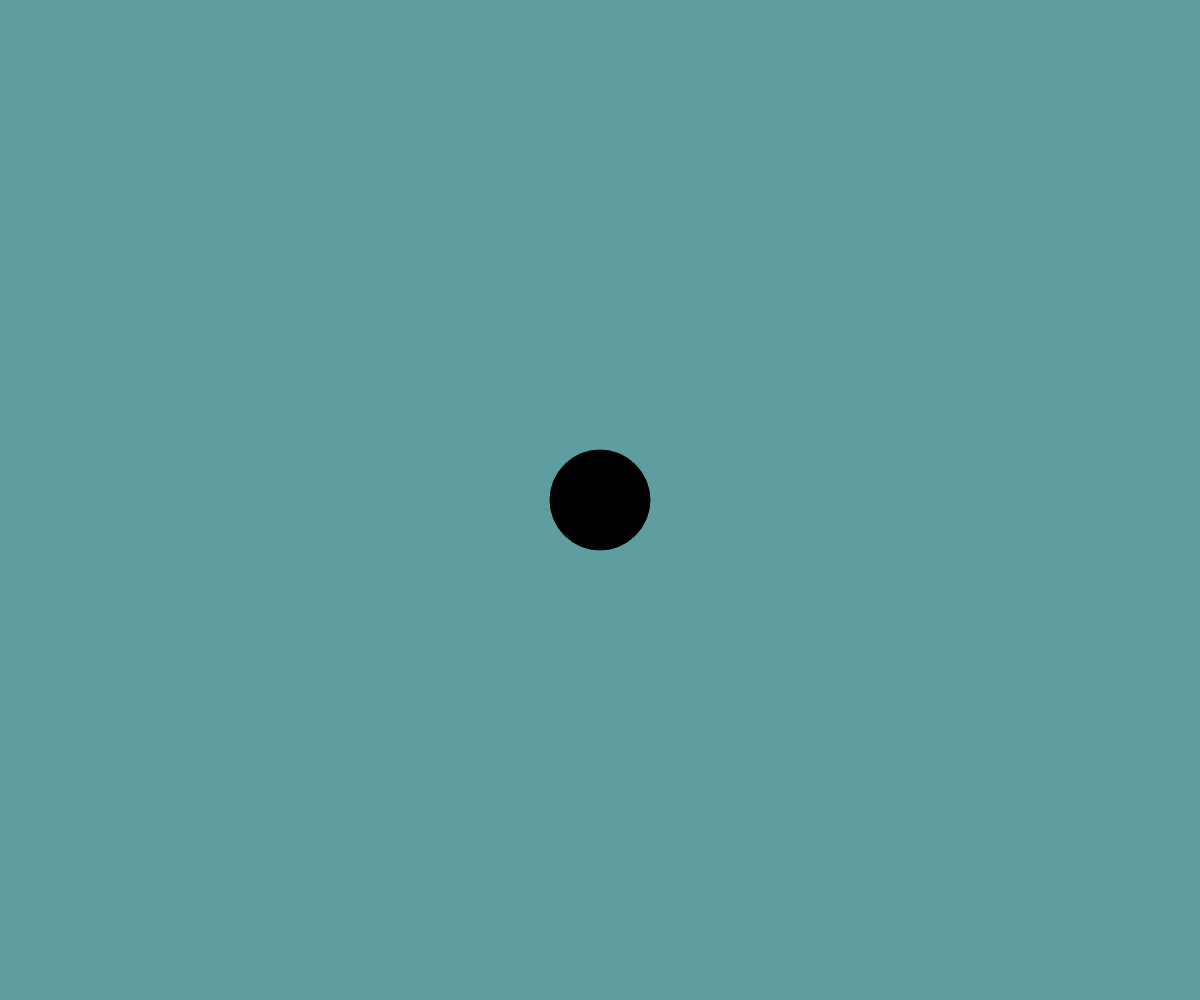
Frame 1 (no input)
Frame 60 (no input): identical to frame 1, image omitted
Frame 120 (the mouse pressed at the canvas centre since frame 60): identical to frame 1, image omitted

The p5.js sketch that drew this single still picture (run headless with seeded random() and noise() and a simulated clock; from frame 60 on, the mouse is pressed at the canvas centre):

// p5.js sketch
// ── sketch.js
//Your Drawing

function setup(){
  createCanvas(windowWidth,windowHeight);
  background("black");
  drawRectangles();
  drawTriangles();
  drawRedlight();
  drawAandbbuttons();
  drawGreybuttons();
  drawSpeaker();

}





  function drawRectangles(){
  fill("#FFD700");
  rect(400,100,300,500,10);
  fill("black");
  rect(420,120,260,230,10);
  fill("#778899");
  rect(460,160,180,130);
  rect(510,370,80,15,20);
  fill("black");
  rect(420,438,80,25);
  rect(448,410,25,80);
  fill("#303030");
}


  function drawTriangles(){
  triangle(451,430,461,415,471,430);
  triangle(451,472,461,487,471,472);
  triangle(437,461,425,451,437,441);
  triangle(484,461,497,451,484,441);
}


  function drawRedlight(){
  fill("red");
  ellipse(430,200,8,8)
}


 function drawAandbbuttons(){
  fill("black");
  ellipse(610,470,30,30);
  ellipse(660,450,30,30);
}


  function drawGreybuttons(){
  fill("#303030");
  ellipse(610,470,20,20);
  ellipse(660,450,20,20);
  ellipse(530,540,30,10);
  ellipse(580,540,30,10);
}


  function drawSpeaker(){
  fill("black");
  ellipse(640,550,6,6);
  ellipse(660,550,6,6);
  ellipse(680,550,6,6);
  ellipse(630,560,6,6);
  ellipse(650,560,6,6);
  ellipse(670,560,6,6);
  ellipse(690,560,6,6);
  ellipse(640,570,6,6);
  ellipse(660,570,6,6);
  ellipse(680,570,6,6);
  ellipse(630,580,6,6);
  ellipse(650,580,6,6);
  ellipse(670,580,6,6);
  ellipse(690,580,6,6);
  ellipse(640,590,6,6);
  ellipse(660,590,6,6);
  ellipse(680,590,6,6);
}

// ── sketch2.js
//Your Drawing

function setup(){
  createCanvas(windowWidth,windowHeight);
}

function draw(){
  background("cadetblue");

  ellipse(windowWidth/2,windowHeight/2,100,100);
}
